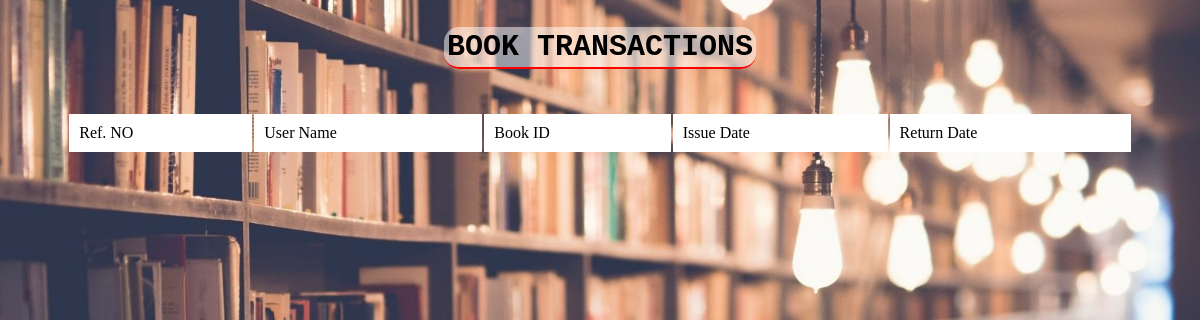
/admin/book_transactions.php (signed in), run on an earlier commit of the app's database.
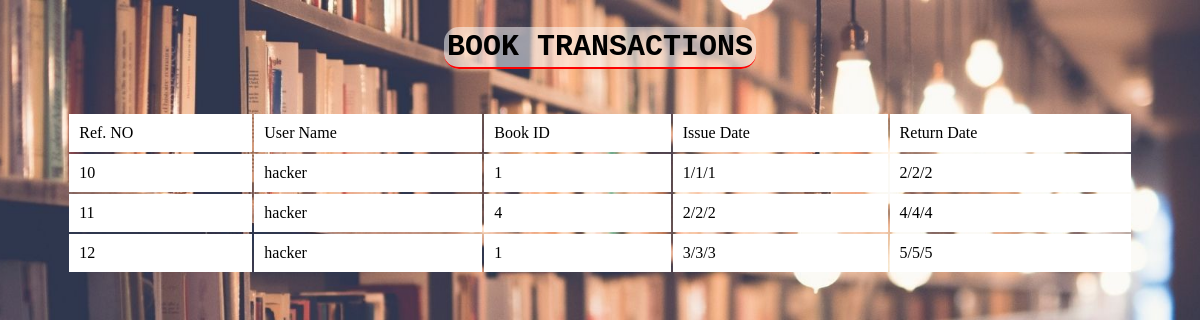
And on a later commit of the database.
### tables this page shows
CREATE TABLE `book_issue` (
  `book_id` int(11) NOT NULL,
  `user_name` varchar(20) NOT NULL,
  `issue_date` varchar(20) NOT NULL,
  `return_date` varchar(20) NOT NULL,
  `status` int(11) NOT NULL,
  `no` int(11) NOT NULL
);

### admin/book_transactions.php (the view, shortened to what this page needs)
<?php
    $con = Mysqli_Connect("localhost","root","","library_management");
$result = mysqli_query($con, "SELECT * FROM book_issue");
?>
<html>
<head>
    <link href="library/table.css" type="text/css" rel="stylesheet">
</head>
<body>
    <h2 class="main-head"><b class="b-head">Book Transactions</b></h2>
    <table>
        <tr bgcolor='lightpink'>
            <td>Ref. NO</td>
            <td>User Name</td>
            <td>Book ID</td>
            <td>Issue Date</td>
            <td>Return Date</td>
        </tr>
        <?php
            $i = 0;
        while($res = mysqli_fetch_array($result)) {
            if($i % 2 != 0){
                $classes = "odd";
            }
            else{
                $classes = "even";
            }
            echo "<tr class=".$classes.">";
            echo "<td>".$res['no']."</td>";
            echo "<td>".$res['user_name']."</td>";
            echo "<td>".$res['book_id']."</td>";
            echo "<td>".$res['issue_date']."</td>";
            echo "<td>".$res['return_date']."</td>";
            $i++;
        }
        ?>
    </table>
</body>
</html>

### admin/library/table.css (style rules this page uses)
table { width:90%; margin-left: auto; margin-right: auto; }
tr,td { padding:10px; background-color:white; color:black; }
body { background: url(../../images/bg.jpg); background-position:center; background-repeat: no-repeat; background-attachment: fixed; background-size: cover; background-color: #464646; }

### admin/book_transactions.php (style rules this page uses)
.odd { background-color: lightgrey; }
.even { background-color: white; }
table { margin-top:3em; }
.main-head { text-align:center; font-family:Courier New; margin-top:1em; font-size:30px; }
.b-head { background:rgba(255,255,255,.5); color:black; padding:3px; border-radius:15px; text-transform:uppercase; border-bottom:2px solid red; }

What changed in the data, as far as the page shows it:
added book_issue: no "10", user_name "hacker", book "1", issue_date "1/1/1", return_date "2/2/2"
added book_issue: no "11", user_name "hacker", book "4", issue_date "2/2/2", return_date "4/4/4"
added book_issue: no "12", user_name "hacker", book "1", issue_date "3/3/3", return_date "5/5/5"
